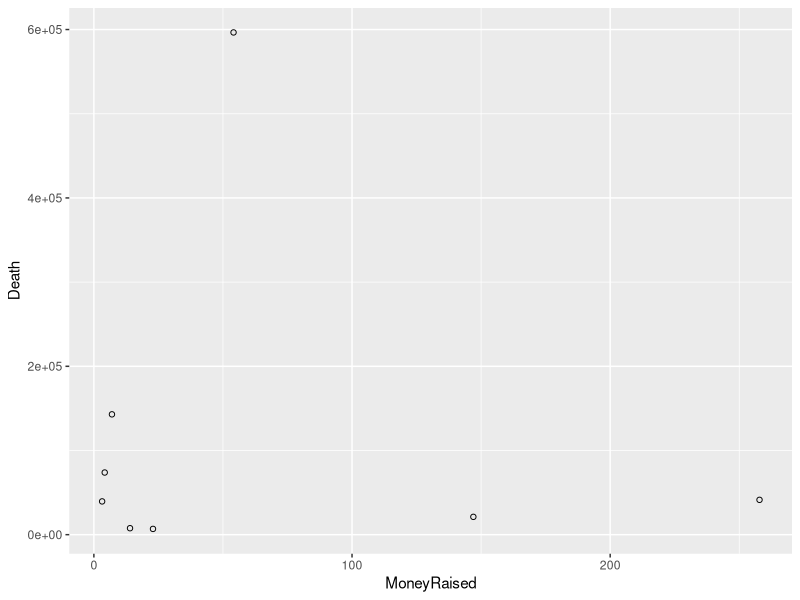
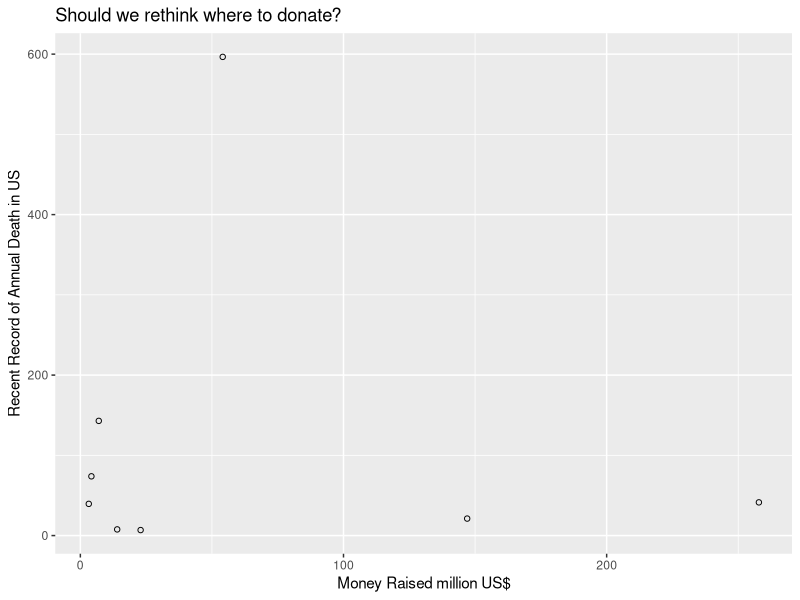
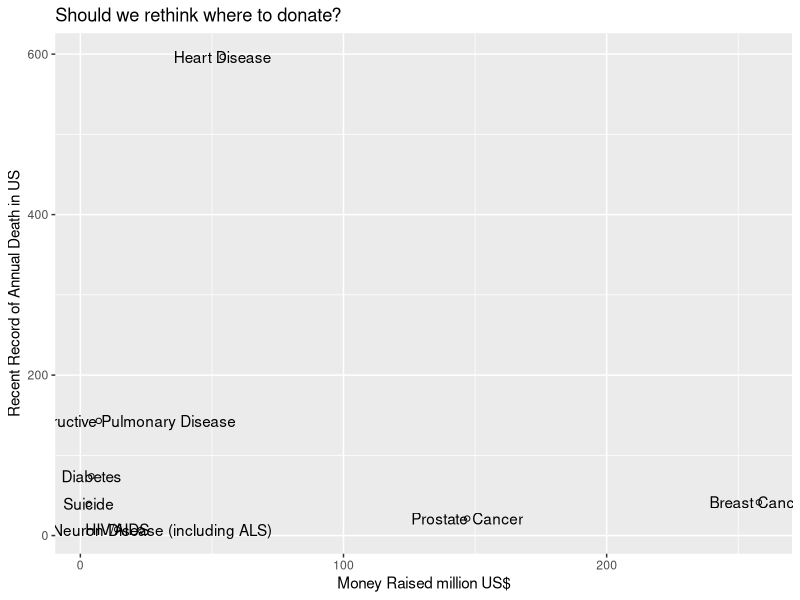
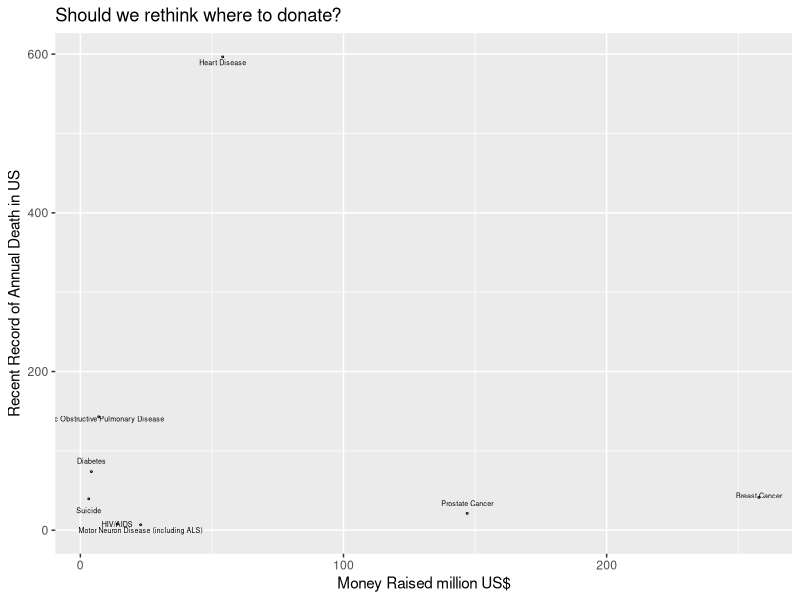

The R source for these figures, in order:
## ---- chunk 1
# This is a comment, which is not executed.
# You can take notes this way, e.g.Commom dataset structure:each variable is a column, each observation is a row, and each type of observational unit is a table. 
## ---- chunk 2
1 + 1
4 / 2 * 3
## ---- chunk 3
4 / (2*3)
## ---- chunk 4
sqrt(4)
## ---- chunk 5
a <- 1
b <- 2   ## you can also try b=2, which is another way of assigning a variable, but arrow is generally preferred
c <- a + b 
## ---- chunk 6
c
## ---- chunk 7
A <- 10
## ---- chunk 8
A
a    ##remember, R is case sensitive! 
## ---- chunk 9
ls()  # R stores both data and data analysis output as objects. ls() returns a list of all objects in the current session
rm(a) 
## ---- chunk 10
A <- c(1,2,3,4,5)  ##Overwrite an object by assigning it something new
A
B <- 1:5; B #Commands are separated either by a ; or by a newline
C <- c(100, 40:30); C 
## ---- chunk 11
A < 2

##check length
length(A); length(B)

A == B
A != 5
## ---- chunk 12
# add 1 to every element
A + 1

# multiplty 2 to every element
A * 2

# raise every element to second power
A ^ 2
## ---- chunk 13
# +, -, *, /
A+B

A/B 

## ---- chunk 14
##get a specific element from vector C
A[3]

##remove a specific element from vector C
A[-3]

D<-A[-3]
D
length(D)
## ---- chunk 15
#setwd("/Users/timz/Downloads")
demo <- read.csv("Donation-Disease.csv",
                 stringsAsFactors=F,
                # arg2=blah,
                # more args
                )
## ---- chunk 16
# give dataset a name as a R dataframe object 
demo<-read.csv("Donation-Disease.csv",stringsAsFactors=F)
## ---- chunk 17
# class of demo
class(demo) # data frames have a matrix structure. Obs are arranged as rows and columns

# Structure of demo, including data types for variables
str(demo)

# Look at the dataset 
head(demo)

# Dimensions of demo
dim(demo)   #output: row column

# Summary demo, returns distributional summaries of variables in the dataset
summary(demo)

## ---- chunk 18
# Extract a specific cell
demo[2,2]

# Extract values of the column "Name" #
demo[["Name"]]  #this is a preferred approach
demo[[1]]     #the number of the column
demo$Name     #another commom alternative 
demo[ ,1]

# Extract values of specific rows
demo[2:5, ]
demo[2:5, 1:2]

## ---- chunk 19
# install.packages("ggplot2") #package for elegant data visualization using the Grammar of Graphics
library(ggplot2)
## ---- chunk 20

?ggplot #Get R on-line help 

ggplot(demo, aes(x=MoneyRaised, y=Death)) +
    geom_point(shape=1) 

## ---- chunk 21
demo$Death<-as.numeric(demo$Death)
demo$Death<-demo$Death/1000
ggplot(demo, aes(x=MoneyRaised, y=Death)) +
    geom_point(shape=1) +xlab("Money Raised million US$") + 
    ylab("Recent Record of Annual Death in US") + 
    ggtitle("Should we rethink where to donate?")
## ---- chunk 22
ggplot(demo, aes(x=MoneyRaised, y=Death,label=Name)) +
    geom_point(shape=1) +
    xlab("Money Raised million US$") + 
    ylab("Recent Record of Annual Death in US") + 
    ggtitle("Should we rethink where to donate?")+
    geom_text(aes(label=Name))
## ---- chunk 23
ggplot(demo, aes(x=MoneyRaised, y=Death,label=Name)) +
    geom_point(shape=1,size=0.3) +
    geom_text(aes(label=Name),size=1.8,position=position_jitter(width=-8, height=21))+
    xlab("Money Raised million US$") + 
    ylab("Recent Record of Annual Death in US") + 
    ggtitle("Should we rethink where to donate?") 
